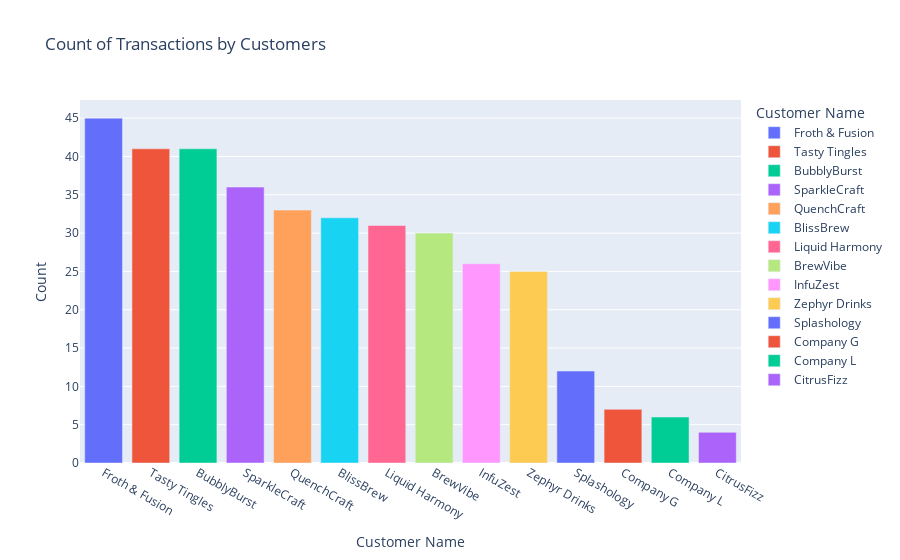

This figure's notebook cell:
### Code cell
# Count values of Customer Name
customer_count = sales_df['Customer Name'].value_counts().reset_index()
customer_count.rename(columns={'index':'Customer Name', 'Customer Name':'Count'}, inplace=True)

#  Bar chart of Customer Name
px.bar(customer_count,
       x='Customer Name',
       y='Count',
       color='Customer Name',
       title='Count of Transactions by Customers')

### Figure 1 — Plotly figure (JSON) as saved in the notebook; plotly's stock layout.template omitted (floating-point values rounded to 4 significant figures)
{"data": [{"alignmentgroup": "True", "hovertemplate": "Customer Name=%{x}<br>Count=%{y}<extra></extra>", "legendgroup": "Froth & Fusion", "marker": {"color": "#636efa", "pattern": {"shape": ""}}, "name": "Froth & Fusion", "offsetgroup": "Froth & Fusion", "orientation": "v", "showlegend": true, "textposition": "auto", "type": "bar", "x": ["Froth & Fusion"], "xaxis": "x", "y": [45], "yaxis": "y"}, {"alignmentgroup": "True", "hovertemplate": "Customer Name=%{x}<br>Count=%{y}<extra></extra>", "legendgroup": "Tasty Tingles", "marker": {"color": "#EF553B", "pattern": {"shape": ""}}, "name": "Tasty Tingles", "offsetgroup": "Tasty Tingles", "orientation": "v", "showlegend": true, "textposition": "auto", "type": "bar", "x": ["Tasty Tingles"], "xaxis": "x", "y": [41], "yaxis": "y"}, {"alignmentgroup": "True", "hovertemplate": "Customer Name=%{x}<br>Count=%{y}<extra></extra>", "legendgroup": "BubblyBurst", "marker": {"color": "#00cc96", "pattern": {"shape": ""}}, "name": "BubblyBurst", "offsetgroup": "BubblyBurst", "orientation": "v", "showlegend": true, "textposition": "auto", "type": "bar", "x": ["BubblyBurst"], "xaxis": "x", "y": [41], "yaxis": "y"}, {"alignmentgroup": "True", "hovertemplate": "Customer Name=%{x}<br>Count=%{y}<extra></extra>", "legendgroup": "SparkleCraft", "marker": {"color": "#ab63fa", "pattern": {"shape": ""}}, "name": "SparkleCraft", "offsetgroup": "SparkleCraft", "orientation": "v", "showlegend": true, "textposition": "auto", "type": "bar", "x": ["SparkleCraft"], "xaxis": "x", "y": [36], "yaxis": "y"}, {"alignmentgroup": "True", "hovertemplate": "Customer Name=%{x}<br>Count=%{y}<extra></extra>", "legendgroup": "QuenchCraft", "marker": {"color": "#FFA15A", "pattern": {"shape": ""}}, "name": "QuenchCraft", "offsetgroup": "QuenchCraft", "orientation": "v", "showlegend": true, "textposition": "auto", "type": "bar", "x": ["QuenchCraft"], "xaxis": "x", "y": [33], "yaxis": "y"}, {"alignmentgroup": "True", "hovertemplate": "Customer Name=%{x}<br>Count=%{y}<extra></extra>", "legendgroup": "BlissBrew", "marker": {"color": "#19d3f3", "pattern": {"shape": ""}}, "name": "BlissBrew", "offsetgroup": "BlissBrew", "orientation": "v", "showlegend": true, "textposition": "auto", "type": "bar", "x": ["BlissBrew"], "xaxis": "x", "y": [32], "yaxis": "y"}, {"alignmentgroup": "True", "hovertemplate": "Customer Name=%{x}<br>Count=%{y}<extra></extra>", "legendgroup": "Liquid Harmony", "marker": {"color": "#FF6692", "pattern": {"shape": ""}}, "name": "Liquid Harmony", "offsetgroup": "Liquid Harmony", "orientation": "v", "showlegend": true, "textposition": "auto", "type": "bar", "x": ["Liquid Harmony"], "xaxis": "x", "y": [31], "yaxis": "y"}, {"alignmentgroup": "True", "hovertemplate": "Customer Name=%{x}<br>Count=%{y}<extra></extra>", "legendgroup": "BrewVibe", "marker": {"color": "#B6E880", "pattern": {"shape": ""}}, "name": "BrewVibe", "offsetgroup": "BrewVibe", "orientation": "v", "showlegend": true, "textposition": "auto", "type": "bar", "x": ["BrewVibe"], "xaxis": "x", "y": [30], "yaxis": "y"}, {"alignmentgroup": "True", "hovertemplate": "Customer Name=%{x}<br>Count=%{y}<extra></extra>", "legendgroup": "InfuZest", "marker": {"color": "#FF97FF", "pattern": {"shape": ""}}, "name": "InfuZest", "offsetgroup": "InfuZest", "orientation": "v", "showlegend": true, "textposition": "auto", "type": "bar", "x": ["InfuZest"], "xaxis": "x", "y": [26], "yaxis": "y"}, {"alignmentgroup": "True", "hovertemplate": "Customer Name=%{x}<br>Count=%{y}<extra></extra>", "legendgroup": "Zephyr Drinks", "marker": {"color": "#FECB52", "pattern": {"shape": ""}}, "name": "Zephyr Drinks", "offsetgroup": "Zephyr Drinks", "orientation": "v", "showlegend": true, "textposition": "auto", "type": "bar", "x": ["Zephyr Drinks"], "xaxis": "x", "y": [25], "yaxis": "y"}, {"alignmentgroup": "True", "hovertemplate": "Customer Name=%{x}<br>Count=%{y}<extra></extra>", "legendgroup": "Splashology", "marker": {"color": "#636efa", "pattern": {"shape": ""}}, "name": "Splashology", "offsetgroup": "Splashology", "orientation": "v", "showlegend": true, "textposition": "auto", "type": "bar", "x": ["Splashology"], "xaxis": "x", "y": [12], "yaxis": "y"}, {"alignmentgroup": "True", "hovertemplate": "Customer Name=%{x}<br>Count=%{y}<extra></extra>", "legendgroup": "Company G", "marker": {"color": "#EF553B", "pattern": {"shape": ""}}, "name": "Company G", "offsetgroup": "Company G", "orientation": "v", "showlegend": true, "textposition": "auto", "type": "bar", "x": ["Company G"], "xaxis": "x", "y": [7], "yaxis": "y"}, {"alignmentgroup": "True", "hovertemplate": "Customer Name=%{x}<br>Count=%{y}<extra></extra>", "legendgroup": "Company L", "marker": {"color": "#00cc96", "pattern": {"shape": ""}}, "name": "Company L", "offsetgroup": "Company L", "orientation": "v", "showlegend": true, "textposition": "auto", "type": "bar", "x": ["Company L"], "xaxis": "x", "y": [6], "yaxis": "y"}, {"alignmentgroup": "True", "hovertemplate": "Customer Name=%{x}<br>Count=%{y}<extra></extra>", "legendgroup": "CitrusFizz", "marker": {"color": "#ab63fa", "pattern": {"shape": ""}}, "name": "CitrusFizz", "offsetgroup": "CitrusFizz", "orientation": "v", "showlegend": true, "textposition": "auto", "type": "bar", "x": ["CitrusFizz"], "xaxis": "x", "y": [4], "yaxis": "y"}], "layout": {"barmode": "relative", "legend": {"title": {"text": "Customer Name"}, "tracegroupgap": 0}, "title": {"text": "Count of Transactions by Customers"}, "xaxis": {"anchor": "y", "categoryarray": ["Froth & Fusion", "Tasty Tingles", "BubblyBurst", "SparkleCraft", "QuenchCraft", "BlissBrew", "Liquid Harmony", "BrewVibe", "InfuZest", "Zephyr Drinks", "Splashology", "Company G", "Company L", "CitrusFizz"], "categoryorder": "array", "domain": [0, 1], "title": {"text": "Customer Name"}}, "yaxis": {"anchor": "x", "domain": [0, 1], "title": {"text": "Count"}}}}
